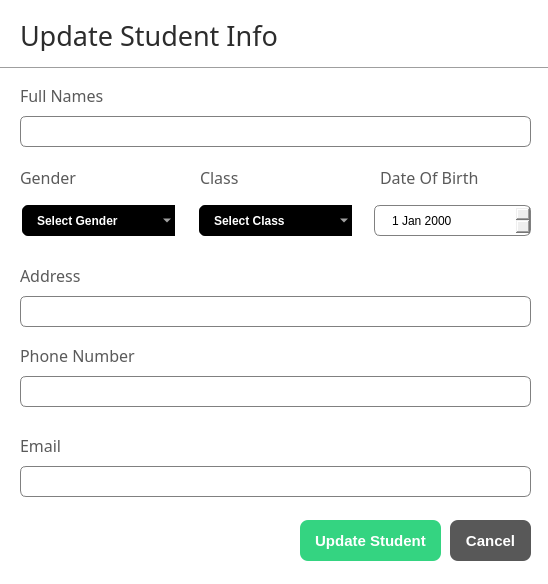
<?xml version="1.0" encoding="UTF-8"?>
<ui version="4.0">
 <class>UpdateStudent</class>
 <widget class="QDialog" name="UpdateStudent">
  <property name="geometry">
   <rect>
    <x>0</x>
    <y>0</y>
    <width>548</width>
    <height>584</height>
   </rect>
  </property>
  <property name="windowTitle">
   <string>Dialog</string>
  </property>
  <property name="styleSheet">
   <string notr="true">QDialog{
background-color: rgb(255, 255, 255);
}

QLineEdit{
	border:1px solid gray;
	border-radius:6px;
	padding-left:15px;
}

QDateEdit{
	border:1px solid gray;
    border-radius:6px;
	padding-left:15px;
}</string>
  </property>
  <widget class="Line" name="line">
   <property name="geometry">
    <rect>
     <x>0</x>
     <y>60</y>
     <width>551</width>
     <height>16</height>
    </rect>
   </property>
   <property name="orientation">
    <enum>Qt::Horizontal</enum>
   </property>
  </widget>
  <widget class="QLabel" name="label_3">
   <property name="geometry">
    <rect>
     <x>380</x>
     <y>167</y>
     <width>151</width>
     <height>21</height>
    </rect>
   </property>
   <property name="font">
    <font>
     <family>Poppins</family>
     <pointsize>12</pointsize>
    </font>
   </property>
   <property name="styleSheet">
    <string notr="true">color: rgb(90, 90, 90);</string>
   </property>
   <property name="text">
    <string>Date Of Birth</string>
   </property>
  </widget>
  <widget class="QLabel" name="label_4">
   <property name="geometry">
    <rect>
     <x>200</x>
     <y>167</y>
     <width>151</width>
     <height>21</height>
    </rect>
   </property>
   <property name="font">
    <font>
     <family>Poppins</family>
     <pointsize>12</pointsize>
    </font>
   </property>
   <property name="styleSheet">
    <string notr="true">color: rgb(90, 90, 90);</string>
   </property>
   <property name="text">
    <string>Class</string>
   </property>
  </widget>
  <widget class="QWidget" name="layoutWidget">
   <property name="geometry">
    <rect>
     <x>20</x>
     <y>260</y>
     <width>513</width>
     <height>67</height>
    </rect>
   </property>
   <layout class="QVBoxLayout" name="verticalLayout_2">
    <item>
     <widget class="QLabel" name="label_5">
      <property name="font">
       <font>
        <family>Poppins</family>
        <pointsize>12</pointsize>
       </font>
      </property>
      <property name="styleSheet">
       <string notr="true">color: rgb(90, 90, 90);</string>
      </property>
      <property name="text">
       <string>Address</string>
      </property>
     </widget>
    </item>
    <item>
     <widget class="QLineEdit" name="update_address_lineEdit">
      <property name="minimumSize">
       <size>
        <width>511</width>
        <height>31</height>
       </size>
      </property>
      <property name="maximumSize">
       <size>
        <width>511</width>
        <height>31</height>
       </size>
      </property>
      <property name="styleSheet">
       <string notr="true"/>
      </property>
     </widget>
    </item>
   </layout>
  </widget>
  <widget class="QWidget" name="layoutWidget_2">
   <property name="geometry">
    <rect>
     <x>20</x>
     <y>340</y>
     <width>513</width>
     <height>67</height>
    </rect>
   </property>
   <layout class="QVBoxLayout" name="verticalLayout_3">
    <item>
     <widget class="QLabel" name="label_6">
      <property name="font">
       <font>
        <family>Poppins</family>
        <pointsize>12</pointsize>
       </font>
      </property>
      <property name="styleSheet">
       <string notr="true">color: rgb(90, 90, 90);</string>
      </property>
      <property name="text">
       <string>Phone Number</string>
      </property>
     </widget>
    </item>
    <item>
     <widget class="QLineEdit" name="update_phone_lineEdit">
      <property name="minimumSize">
       <size>
        <width>511</width>
        <height>31</height>
       </size>
      </property>
      <property name="maximumSize">
       <size>
        <width>511</width>
        <height>31</height>
       </size>
      </property>
      <property name="styleSheet">
       <string notr="true"/>
      </property>
     </widget>
    </item>
   </layout>
  </widget>
  <widget class="QLabel" name="label_7">
   <property name="geometry">
    <rect>
     <x>20</x>
     <y>167</y>
     <width>161</width>
     <height>21</height>
    </rect>
   </property>
   <property name="font">
    <font>
     <family>Poppins</family>
     <pointsize>12</pointsize>
    </font>
   </property>
   <property name="styleSheet">
    <string notr="true">color: rgb(90, 90, 90);</string>
   </property>
   <property name="text">
    <string>Gender</string>
   </property>
  </widget>
  <widget class="QWidget" name="layoutWidget_3">
   <property name="geometry">
    <rect>
     <x>20</x>
     <y>430</y>
     <width>513</width>
     <height>67</height>
    </rect>
   </property>
   <layout class="QVBoxLayout" name="verticalLayout_4">
    <item>
     <widget class="QLabel" name="label_8">
      <property name="font">
       <font>
        <family>Poppins</family>
        <pointsize>12</pointsize>
       </font>
      </property>
      <property name="styleSheet">
       <string notr="true">color: rgb(90, 90, 90);</string>
      </property>
      <property name="text">
       <string>Email</string>
      </property>
     </widget>
    </item>
    <item>
     <widget class="QLineEdit" name="update_email_lineEdit">
      <property name="minimumSize">
       <size>
        <width>511</width>
        <height>31</height>
       </size>
      </property>
      <property name="maximumSize">
       <size>
        <width>511</width>
        <height>31</height>
       </size>
      </property>
      <property name="styleSheet">
       <string notr="true"/>
      </property>
     </widget>
    </item>
   </layout>
  </widget>
  <widget class="QPushButton" name="updateStudent_btn">
   <property name="geometry">
    <rect>
     <x>300</x>
     <y>520</y>
     <width>141</width>
     <height>41</height>
    </rect>
   </property>
   <property name="styleSheet">
    <string notr="true">background-color:#34D481;
color:white;
border:none;
border-radius:8px;
font-weight:bold;
font-size:15px;</string>
   </property>
   <property name="text">
    <string>Update Student</string>
   </property>
  </widget>
  <widget class="QPushButton" name="update_cancel_btn">
   <property name="geometry">
    <rect>
     <x>450</x>
     <y>520</y>
     <width>81</width>
     <height>41</height>
    </rect>
   </property>
   <property name="styleSheet">
    <string notr="true">background-color: #585858;
color:white;
border:none;
border-radius:8px;
font-weight:bold;
font-size:15px;</string>
   </property>
   <property name="text">
    <string>Cancel</string>
   </property>
  </widget>
  <widget class="QLabel" name="label">
   <property name="geometry">
    <rect>
     <x>20</x>
     <y>20</y>
     <width>341</width>
     <height>31</height>
    </rect>
   </property>
   <property name="font">
    <font>
     <family>Poppins Medium</family>
     <pointsize>20</pointsize>
     <weight>50</weight>
     <bold>false</bold>
    </font>
   </property>
   <property name="styleSheet">
    <string notr="true">color: rgb(44, 44, 44);</string>
   </property>
   <property name="text">
    <string>Update Student Info</string>
   </property>
  </widget>
  <widget class="QWidget" name="layoutWidget">
   <property name="geometry">
    <rect>
     <x>20</x>
     <y>80</y>
     <width>513</width>
     <height>67</height>
    </rect>
   </property>
   <layout class="QVBoxLayout" name="verticalLayout">
    <item>
     <widget class="QLabel" name="label_2">
      <property name="font">
       <font>
        <family>Poppins</family>
        <pointsize>12</pointsize>
       </font>
      </property>
      <property name="styleSheet">
       <string notr="true">color: rgb(90, 90, 90);</string>
      </property>
      <property name="text">
       <string>Full Names</string>
      </property>
     </widget>
    </item>
    <item>
     <widget class="QLineEdit" name="update_name_lineEdit">
      <property name="minimumSize">
       <size>
        <width>511</width>
        <height>31</height>
       </size>
      </property>
      <property name="maximumSize">
       <size>
        <width>511</width>
        <height>31</height>
       </size>
      </property>
      <property name="styleSheet">
       <string notr="true"/>
      </property>
     </widget>
    </item>
   </layout>
  </widget>
  <widget class="QWidget" name="layoutWidget">
   <property name="geometry">
    <rect>
     <x>20</x>
     <y>200</y>
     <width>511</width>
     <height>42</height>
    </rect>
   </property>
   <layout class="QHBoxLayout" name="horizontalLayout">
    <property name="spacing">
     <number>20</number>
    </property>
    <item>
     <widget class="QComboBox" name="update_gender_comboBox">
      <property name="minimumSize">
       <size>
        <width>0</width>
        <height>35</height>
       </size>
      </property>
      <property name="styleSheet">
       <string notr="true"> QComboBox {
                border: 2px solid #ffffff;
                border-radius: 8px;
                padding: 1px 18px 1px 3px;
                background: black;
                selection-background-color: #2980b9;
				padding-left:15px;
                color: white;
				font-weight:bold;
            }</string>
      </property>
      <item>
       <property name="text">
        <string>Select Gender</string>
       </property>
      </item>
      <item>
       <property name="text">
        <string>Male</string>
       </property>
      </item>
      <item>
       <property name="text">
        <string>Female</string>
       </property>
      </item>
     </widget>
    </item>
    <item>
     <widget class="QComboBox" name="update_class_comboBox">
      <property name="minimumSize">
       <size>
        <width>0</width>
        <height>35</height>
       </size>
      </property>
      <property name="styleSheet">
       <string notr="true"> QComboBox {
                border: 2px solid #ffffff;
                border-radius: 8px;
                padding: 1px 18px 1px 3px;
                background: black;
                selection-background-color: #2980b9;
				padding-left:15px;
                color: white;
				font-weight:bold;
            }</string>
      </property>
      <item>
       <property name="text">
        <string>Select Class</string>
       </property>
      </item>
      <item>
       <property name="text">
        <string>Grade 1</string>
       </property>
      </item>
      <item>
       <property name="text">
        <string>Grade 2</string>
       </property>
      </item>
      <item>
       <property name="text">
        <string>Grade 3</string>
       </property>
      </item>
      <item>
       <property name="text">
        <string>Grade 4</string>
       </property>
      </item>
      <item>
       <property name="text">
        <string>Grade 5</string>
       </property>
      </item>
      <item>
       <property name="text">
        <string>Grade 6</string>
       </property>
      </item>
      <item>
       <property name="text">
        <string>Grade 7</string>
       </property>
      </item>
      <item>
       <property name="text">
        <string>Grade 8</string>
       </property>
      </item>
      <item>
       <property name="text">
        <string>Grade 9</string>
       </property>
      </item>
      <item>
       <property name="text">
        <string>Grade 10</string>
       </property>
      </item>
      <item>
       <property name="text">
        <string>Grade 11</string>
       </property>
      </item>
      <item>
       <property name="text">
        <string>Grade 12</string>
       </property>
      </item>
     </widget>
    </item>
    <item>
     <widget class="QDateEdit" name="update_dob_dateEdit">
      <property name="minimumSize">
       <size>
        <width>0</width>
        <height>31</height>
       </size>
      </property>
     </widget>
    </item>
   </layout>
  </widget>
 </widget>
 <resources/>
 <connections/>
</ui>
